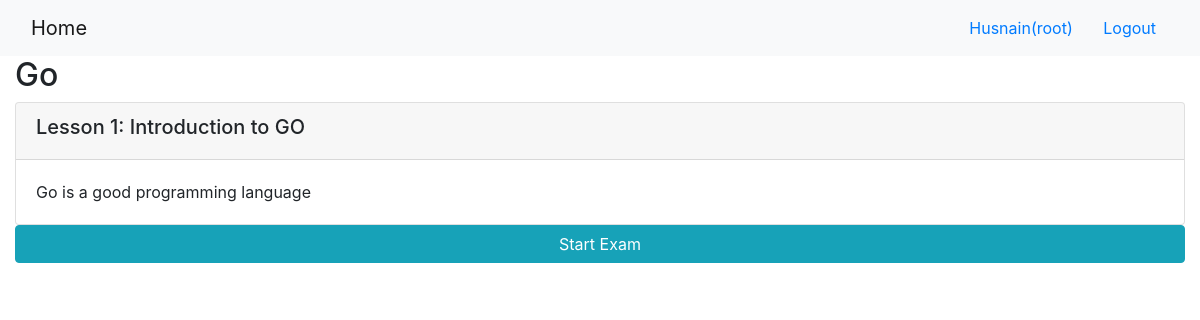
The app's page /onlinecourse/3/ (signed in) with its own data.
### onlinecourse/models.py (models this page shows, shortened)
class Course(models.Model):
    name = models.CharField(null=False, max_length=30, default='online course')
    image = models.ImageField(upload_to='course_images/')
    description = models.CharField(max_length=1000)
    pub_date = models.DateField(null=True)
    instructors = models.ManyToManyField(Instructor)
    users = models.ManyToManyField(settings.AUTH_USER_MODEL, through='Enrollment')
    total_enrollment = models.IntegerField(default=0)
    is_enrolled = False

class Lesson(models.Model):
    title = models.CharField(max_length=200, default="title")
    order = models.IntegerField(default=0)
    course = models.ForeignKey(Course, on_delete=models.CASCADE)
    content = models.TextField()

### onlinecourse/views.py (the view)
# urls.py: path('<int:pk>/', views.CourseDetailView.as_view(), name='course_details'),
class CourseDetailView(generic.DetailView):
    model = Course
    template_name = 'onlinecourse/course_detail_bootstrap.html'

### onlinecourse/templates/onlinecourse/course_detail_bootstrap.html (shortened to what this page needs)
<!DOCTYPE html>
<html lang="en">
<head>
     {% load static %}
    <link rel="stylesheet" href="https://maxcdn.bootstrapcdn.com/bootstrap/4.5.2/css/bootstrap.min.css">
</head>
<body>
    <nav class="navbar navbar-light bg-light">
        <div class="container-fluid">
            <div class="navbar-header">
                  <a class="navbar-brand" href="{% url 'onlinecourse:index' %}">Home</a>
            </div>
            <ul class="nav navbar-nav navbar-right">
                {% if user.is_authenticated %}
                <li>
                    <a class="btn btn-link" href="#">{{ user.first_name }}({{ user.username }})</a>
                    <a class="btn btn-link" href="{% url 'onlinecourse:logout' %}">Logout</a>
                </li>
                {% endif %}
            </ul>
        </div>
    </nav>
    <div class="container-fluid">
            <h2>{{ course.name }}</h2>
            <div class="card-columns-vertical">
                {% for lesson in course.lesson_set.all %}
                    <div class="card mt-1">
                        <div class="card-header"><h5>Lesson {{lesson.order|add:1}}: {{lesson.title}}</h5></div>
                        <div class="card-body">{{lesson.content}}</div>
                    </div>
                {% endfor %}
            </div>
            {% if user.is_authenticated %}
            <button type="button" class="btn btn-info btn-block" data-toggle="collapse" data-target="#exam">Start Exam</button>
            {% endif %}
    </div>
</body>
</html>

### records on screen
Course: name "Go"
Lesson: order|add "1", title "Introduction to GO", content "Go is a good programming language"

### other values on screen
{{ user.first_name }} "Husnain"
{{ user.username }} "root"
